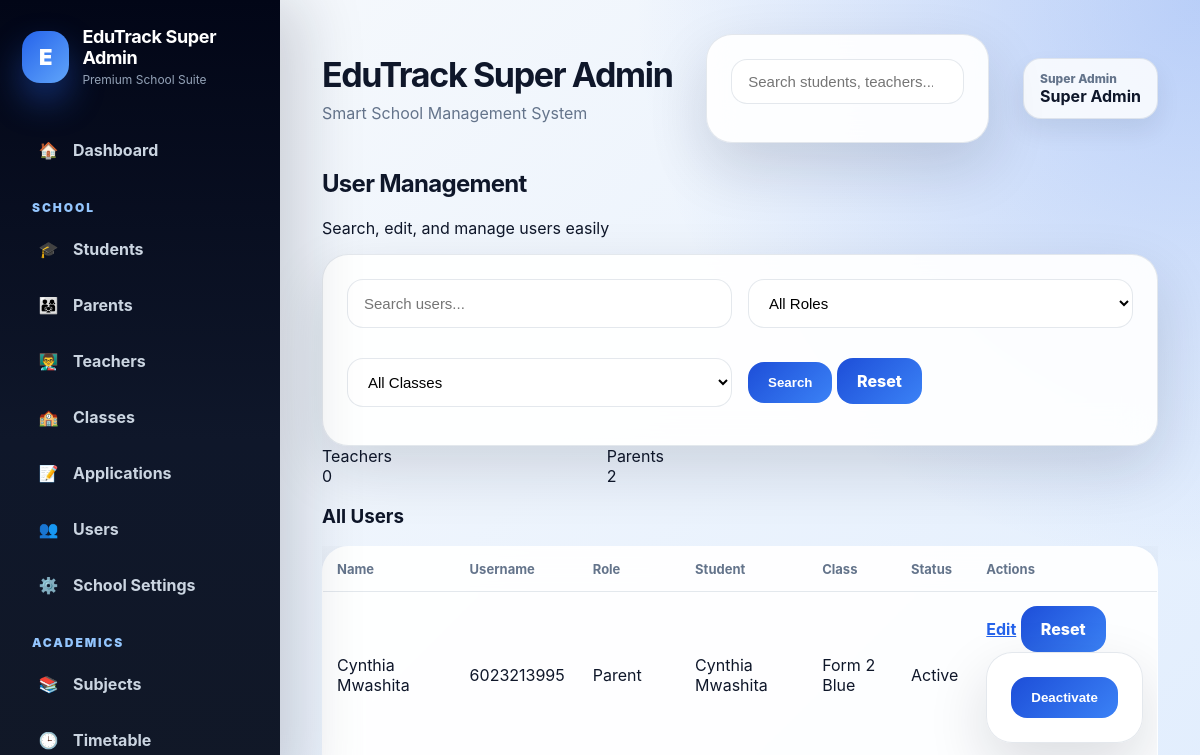
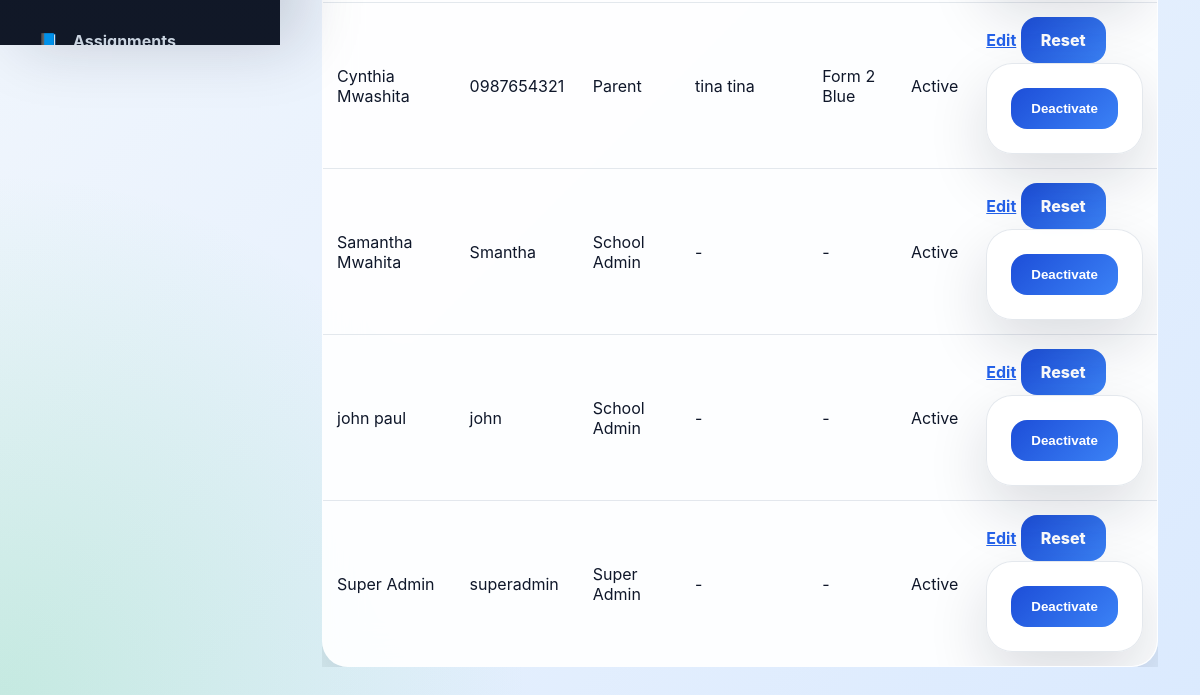
/users (signed in), run on an earlier commit of the app's database (2 pictures, top to bottom).
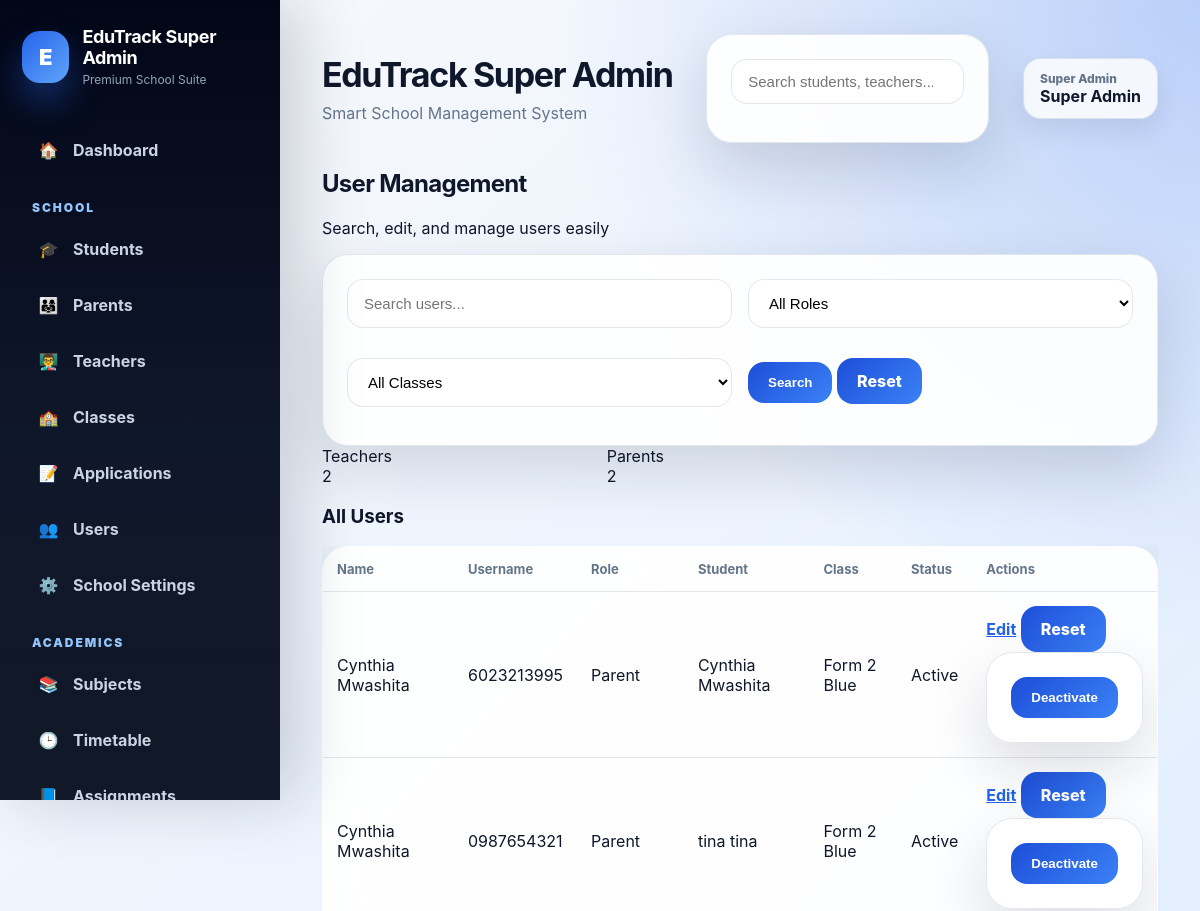
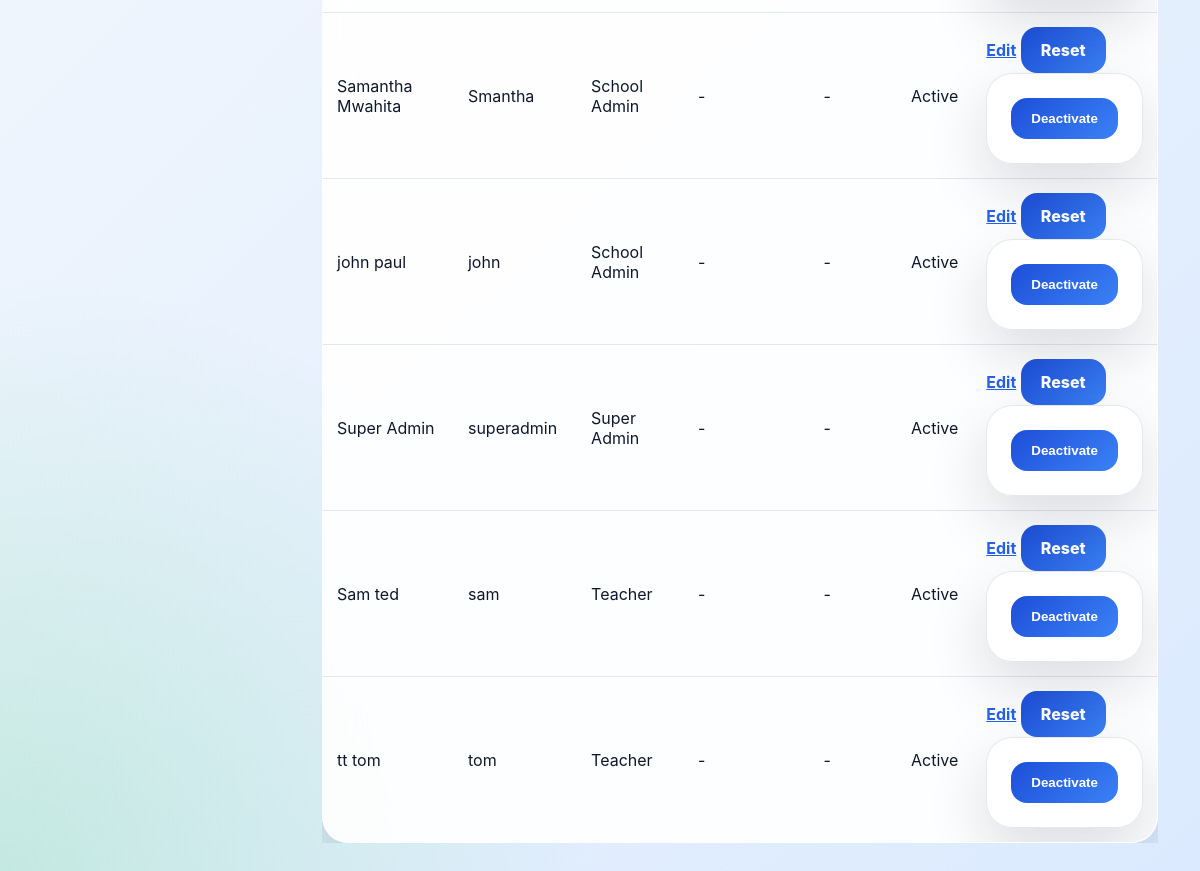
And on a later commit of the database (2 pictures, top to bottom).
### tables this page shows
CREATE TABLE users (
            id INTEGER PRIMARY KEY AUTOINCREMENT,
            school_id INTEGER,
            full_name TEXT NOT NULL,
            username TEXT UNIQUE NOT NULL,
            password TEXT NOT NULL,
            role TEXT NOT NULL
        , is_active INTEGER DEFAULT 1);

CREATE TABLE students (
            id INTEGER PRIMARY KEY AUTOINCREMENT,
            school_id INTEGER,
            student_number TEXT UNIQUE,
            first_name TEXT,
            last_name TEXT,
            birthday TEXT,
            gender TEXT,
            enrollment_date TEXT,
            leaving_year TEXT,
            class_name TEXT,
            boarding_status TEXT,
            home_address TEXT,
            mailing_address TEXT,
            student_phone TEXT,
            medical_info TEXT,
            emergency_contact TEXT,
            guardian1_name TEXT,
            guardian1_relationship TEXT,
            guardian1_phone TEXT,
            guardian1_whatsapp TEXT,
            guardian1_email TEXT,
            guardian2_name TEXT,
            guardian2_relationship TEXT,
            guardian2_phone TEXT,
            guardian2_whatsapp TEXT,
            guardian2_email TEXT,
            current_status TEXT
        );

### routes/admin.py (the view, shortened to what this page needs)
    @app.route("/users")
    @login_required
    @roles_required("school_admin", "super_admin")
    def users():
        school_id = session.get("school_id")
        role = session.get("role")
        search = request.args.get("search", "").strip()
        class_filter = request.args.get("class_name", "").strip()
        role_filter = request.args.get("role", "").strip()
        query = """
            SELECT
                u.*,
                s.school_name,
                st.first_name AS student_first_name,
                st.last_name AS student_last_name,
                st.class_name AS student_class
            FROM users u
            LEFT JOIN schools s ON u.school_id = s.id
            LEFT JOIN guardians g ON u.id = g.parent_user_id
            LEFT JOIN students st ON g.student_id = st.id
            WHERE 1=1
        """
        params = []
        if role != "super_admin":
            query += " AND u.school_id = ? AND u.role IN ('teacher', 'parent')"
            params.append(school_id)
        if class_filter:
            query += " AND st.class_name = ?"
            params.append(class_filter)
        if role_filter:
            query += " AND u.role = ?"
            params.append(role_filter)
        query += " ORDER BY u.role, st.class_name, u.full_name"
        user_list = fetch_all(query, tuple(params))
        teacher_users = []
        parent_users = []
        admin_users = []
        other_users = []
        for user in user_list:
            if user["role"] == "teacher":
                teacher_users.append(user)
            elif user["role"] == "parent":
                parent_users.append(user)
            elif user["role"] in ["school_admin", "super_admin"]:
                admin_users.append(user)
            else:
                other_users.append(user)
        return render_template(
            "users.html",
            users=user_list,
            teacher_users=teacher_users,
            parent_users=parent_users,
            admin_users=admin_users,
            other_users=other_users,
            search=search,
            class_filter=class_filter,
            role_filter=role_filter,
            class_options=CLASS_OPTIONS
        )

### app.py (called while the page is built)
@app.after_request
def add_security_headers(response):
    response.headers["X-Frame-Options"] = "DENY"
    response.headers["X-Content-Type-Options"] = "nosniff"
    response.headers["Referrer-Policy"] = "strict-origin-when-cross-origin"
    return response

### utils/auth.py (called while the page is built, shortened)
def login_required(f):
    @wraps(f)
    def wrapper(*args, **kwargs):
        if "user_id" not in session:
            flash("Please log in first.", "warning")
            return redirect(url_for("login"))
        school_id = session.get("school_id")
        role = session.get("role")
        return f(*args, **kwargs)
    return wrapper

def roles_required(*allowed_roles):
    def decorator(f):
        @wraps(f)
        def wrapper(*args, **kwargs):
            if "user_id" not in session:
                flash("Please log in first.", "warning")
                return redirect(url_for("login"))
            role = session.get("role")
            return f(*args, **kwargs)
        return wrapper
    return decorator

### utils/db.py (called while the page is built)
def is_postgres():
    return os.environ.get("DATABASE_URL") is not None

def get_db():
    if is_postgres():
        return psycopg2.connect(
            os.environ.get("DATABASE_URL"),
            cursor_factory=RealDictCursor
        )
    conn = sqlite3.connect(DB_PATH)
    conn.row_factory = sqlite3.Row
    return conn

def convert_query(query: str) -> str:
    if is_postgres():
        return query.replace("?", "%s")
    return query

def fetch_all(query, params=()):
    conn = get_db()
    cursor = conn.cursor()
    cursor.execute(convert_query(query), params)
    rows = cursor.fetchall()
    conn.close()
    return rows

### templates/users.html (shortened to what this page needs)
{% extends "base_premium.html" %}
{% block content %}
<div class="page-header">
    <div>
        <h2 class="page-title">User Management</h2>
        <p class="page-subtitle">Search, edit, and manage users easily</p>
    </div>
</div>
<div class="form-card">
    <form method="GET" class="form-grid">
        <input type="text" name="search" placeholder="Search users..." value="{{ search or '' }}">
        <select name="role">
            <option value="">All Roles</option>
        </select>
        <select name="class_name">
            <option value="">All Classes</option>
        </select>
        <div class="action-group">
            <button type="submit" class="btn btn-primary">Search</button>
            <a href="{{ url_for('users') }}" class="btn btn-secondary">Reset</a>
        </div>
    </form>
</div>
<div class="dashboard-stat-grid">
    <div class="metric-card metric-card-blue">
        <div class="metric-label">Teachers</div>
        <div class="metric-value">{{ teacher_users|length }}</div>
    </div>
    <div class="metric-card metric-card-emerald">
        <div class="metric-label">Parents</div>
        <div class="metric-value">{{ parent_users|length }}</div>
    </div>
</div>
<div class="dashboard-panel premium-surface">
    <div class="panel-header-row">
        <h3>All Users</h3>
    </div>
    <div class="table-responsive">
        <table>
            <thead>
                <tr>
                    <th>Name</th>
                    <th>Username</th>
                    <th>Role</th>
                    <th>Student</th>
                    <th>Class</th>
                    <th>Status</th>
                    <th>Actions</th>
                </tr>
            </thead>
            <tbody>
                {% for user in users %}
                <tr>
                    <td>{{ user.full_name }}</td>
                    <td>{{ user.username }}</td>
                    <td>
                        <span class="status-badge status-active">
                            {{ user.role|replace('_',' ')|title }}
                        </span>
                    </td>
                    <td>
                        {% if user.student_first_name %}
                            {{ user.student_first_name }} {{ user.student_last_name }}
                        {% else %}
                            -
                        {% endif %}
                    </td>
                    <td>{{ user.student_class or '-' }}</td>
                    <td>
                        {% if user.is_active|default(1) %}
                            <span class="status-badge status-active">Active</span>
                        {% else %}
                            <span class="status-badge status-inactive">Inactive</span>
                        {% endif %}
                    </td>
                    <td>
                        <div class="action-group">
                            <a href="{{ url_for('edit_user', user_id=user.id) }}" class="btn-edit">Edit</a>
                            <a href="{{ url_for('reset_user_password', user_id=user.id) }}" class="btn btn-primary btn-sm">
                                Reset
                            </a>
                            {% if user.is_active|default(1) %}
                            <form action="{{ url_for('deactivate_user', user_id=user.id) }}" method="POST">
                                <button class="btn btn-warning btn-sm">Deactivate</button>
                            </form>
                            {% else %}
                            <form action="{{ url_for('activate_user', user_id=user.id) }}" method="POST">
                                <button class="btn btn-success btn-sm">Activate</button>
                            </form>
                            {% endif %}
                        </div>
                    </td>
                </tr>
                {% else %}
                <tr>
                    <td colspan="7" style="text-align:center;">No users found</td>
                </tr>
                {% endfor %}
            </tbody>
        </table>
    </div>
</div>
{% endblock %}

### templates/base_premium.html (shortened to what this page needs)
<!DOCTYPE html>
<html lang="en">
<head>
  <link
  rel="stylesheet"
  href="{{ url_for('static', filename='css/premium.css') }}?v=20260730-2"
>
</head>
<body>
<div class="premium-shell">
  {% if session.get('user_id') %}
  <aside
    class="premium-sidebar"
    id="premiumSidebar"
  >
    <div class="premium-sidebar-header">
      <div class="premium-logo">
        {% if session.get("logo_url") %}
        <img
          src="{{ session.get('logo_url') }}"
          class="school-logo"
          alt="School Logo"
        >
        {% else %}
        <div class="premium-logo-circle">
          E
        </div>
        {% endif %}
        <div class="premium-logo-text">
          <strong>
            {{ session.get("school_name", "EduTrack") }}
          </strong>
          <span>
            Premium School Suite
          </span>
        </div>
      </div>
    </div>
    <nav class="premium-nav">
      {% set role = session.get('role') %}
      {% if role in ['super_admin', 'school_admin', 'director', 'admin'] %}
      <a href="{{ url_for('dashboard') }}">
        <span class="nav-icon">🏠</span>
        <span>Dashboard</span>
      </a>
      <div class="nav-section">
        SCHOOL
      </div>
      <a href="{{ url_for('students') }}">
        <span class="nav-icon">🎓</span>
        <span>Students</span>
      </a>
      <a href="{{ url_for('parents') }}">
        <span class="nav-icon">👨‍👩‍👧</span>
        <span>Parents</span>
      </a>
      <a href="{{ url_for('teachers') }}">
        <span class="nav-icon">👨‍🏫</span>
        <span>Teachers</span>
      </a>
      <a href="{{ url_for('classes') }}">
        <span class="nav-icon">🏫</span>
        <span>Classes</span>
      </a>
      <a href="{{ url_for('applications') }}">
        <span class="nav-icon">📝</span>
        <span>Applications</span>
      </a>
      <a href="{{ url_for('users') }}">
        <span class="nav-icon">👥</span>
        <span>Users</span>
      </a>
      <a href="{{ url_for('school_settings') }}">
        <span class="nav-icon">⚙️</span>
        <span>School Settings</span>
      </a>
      <div class="nav-section">
        ACADEMICS
      </div>
      <a href="{{ url_for('subjects') }}">
        <span class="nav-icon">📚</span>
        <span>Subjects</span>
      </a>
      <a href="{{ url_for('timetable') }}">
        <span class="nav-icon">🕒</span>
        <span>Timetable</span>
      </a>
      <a href="{{ url_for('assignments') }}">
        <span class="nav-icon">📘</span>
        <span>Assignments</span>
      </a>
      {% endif %}
    </nav>
  </aside>
  {% endif %}
  <main class="premium-main">
    {% if session.get('user_id') %}
    <header class="premium-topbar">
      <div class="premium-topbar-left">
        <div class="premium-title">
          <h1>
            {{ session.get("school_name", "EduTrack") }}
          </h1>
          <p>
            Smart School Management System
          </p>
        </div>
      </div>
      {% if session.get('role') in ['super_admin', 'school_admin', 'director', 'admin'] %}
      <form
        action="{{ url_for('global_search') }}"
        method="GET"
        class="premium-search"
      >
        <input
          type="search"
          name="q"
          placeholder="Search students, teachers..."
          aria-label="Search EduTrack"
          required
        >
      </form>
      {% endif %}
      <div class="premium-user">
        <span>
          {{ session.get('role', 'user')|replace('_', ' ')|title }}
        </span>
        <strong>
          {{ session.get('full_name') or session.get('username') }}
        </strong>
      </div>
    </header>
    {% endif %}
    <div class="premium-content">
      {% block content %}
      {% endblock %}
    </div>
  </main>
</div>
</body>
</html>

What changed in the data, as far as the page shows it:
added users: full_name "Sam ted", username "sam", role "Teacher", student_class "-", is_active "Active"
added users: full_name "tt tom", username "tom", role "Teacher", student_class "-", is_active "Active"
Also different on the page:
{{ teacher_users|length }}: "0" → "2"
